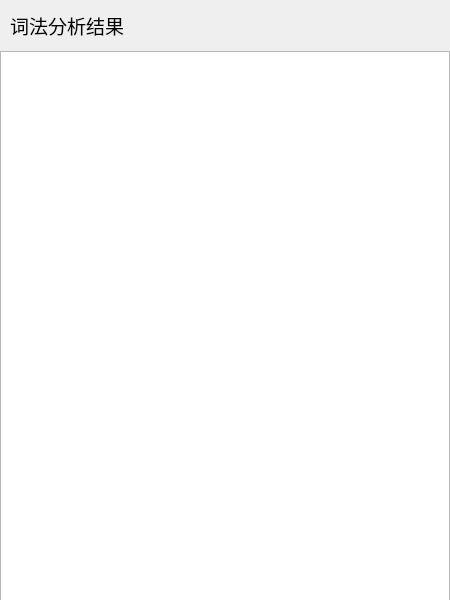
<?xml version="1.0" encoding="UTF-8"?>
<ui version="4.0">
 <class>LexicalUI</class>
 <widget class="QWidget" name="LexicalUI">
  <property name="geometry">
   <rect>
    <x>0</x>
    <y>0</y>
    <width>450</width>
    <height>600</height>
   </rect>
  </property>
  <property name="minimumSize">
   <size>
    <width>450</width>
    <height>600</height>
   </size>
  </property>
  <property name="maximumSize">
   <size>
    <width>450</width>
    <height>600</height>
   </size>
  </property>
  <property name="windowTitle">
   <string>Form</string>
  </property>
  <widget class="QTextBrowser" name="Text">
   <property name="geometry">
    <rect>
     <x>0</x>
     <y>51</y>
     <width>450</width>
     <height>550</height>
    </rect>
   </property>
  </widget>
  <widget class="QLabel" name="label">
   <property name="geometry">
    <rect>
     <x>10</x>
     <y>10</y>
     <width>171</width>
     <height>31</height>
    </rect>
   </property>
   <property name="font">
    <font>
     <family>SimSun-ExtB</family>
     <pointsize>14</pointsize>
    </font>
   </property>
   <property name="text">
    <string>词法分析结果</string>
   </property>
  </widget>
 </widget>
 <resources/>
 <connections/>
</ui>
